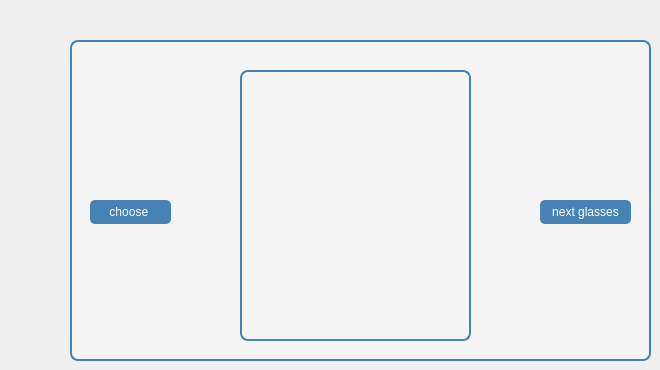
      <widget class="QWidget" name="tab_7">
       <attribute name="title">
        <string>trying glasses</string>
       </attribute>
       <widget class="QGroupBox" name="groupBox_13">
        <property name="geometry">
         <rect>
          <x>70</x>
          <y>30</y>
          <width>581</width>
          <height>331</height>
         </rect>
        </property>
        <property name="styleSheet">
         <string notr="true">QGroupBox {
	font: 9pt &quot;Segoe UI&quot;;
	font: 900 12pt &quot;Segoe UI&quot;;
    background-color: #f5f5f5;
    border: 2px solid #4682B4;
    border-radius: 8px;
    margin-top: 10px;
}
QPushButton {
    background-color: #4682B4;
    color: white;
    border-radius: 5px;
    padding: 5px;
}
QPushButton:hover {
    background-color: #5A9BD5;
}</string>
        </property>
        <property name="title">
         <string/>
        </property>
        <widget class="QPushButton" name="choose_2">
         <property name="geometry">
          <rect>
           <x>20</x>
           <y>170</y>
           <width>81</width>
           <height>24</height>
          </rect>
         </property>
         <property name="text">
          <string>choose </string>
         </property>
        </widget>
        <widget class="QPushButton" name="next">
         <property name="geometry">
          <rect>
           <x>470</x>
           <y>170</y>
           <width>91</width>
           <height>24</height>
          </rect>
         </property>
         <property name="text">
          <string>next glasses</string>
         </property>
        </widget>
        <widget class="camerawidget" name="camera" native="true">
         <property name="geometry">
          <rect>
           <x>170</x>
           <y>30</y>
           <width>231</width>
           <height>281</height>
          </rect>
         </property>
         <property name="styleSheet">
          <string notr="true">
    background-color: #f5f5f5;
    border: 2px solid #4682B4;
    border-radius: 8px;
    margin-top: 10px;
</string>
         </property>
        </widget>
       </widget>
      </widget>
